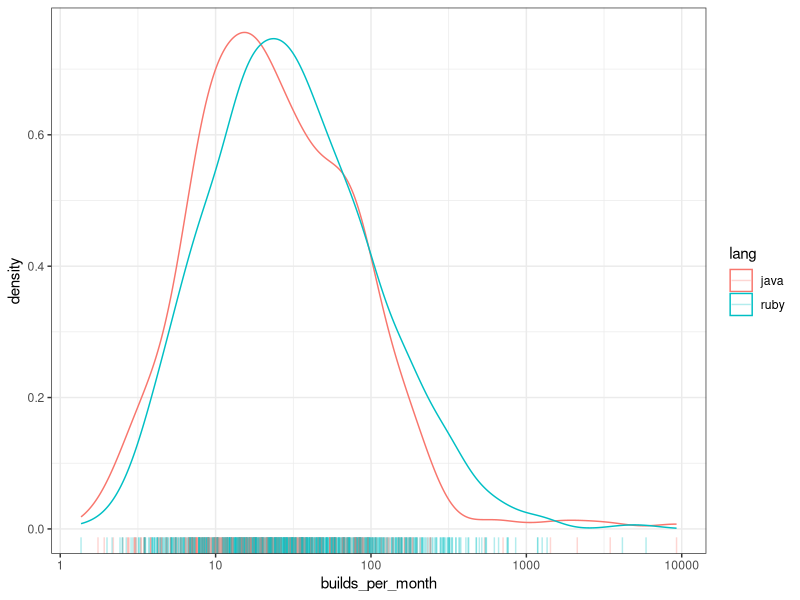
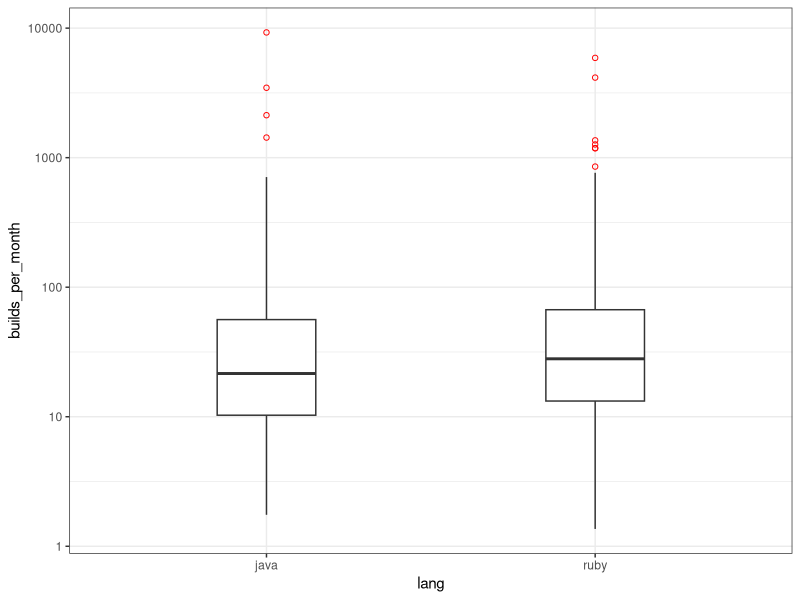
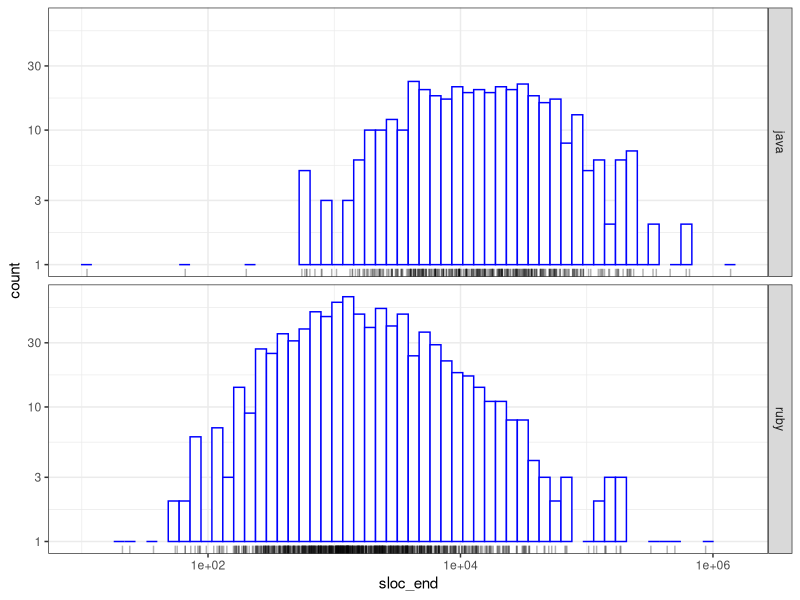
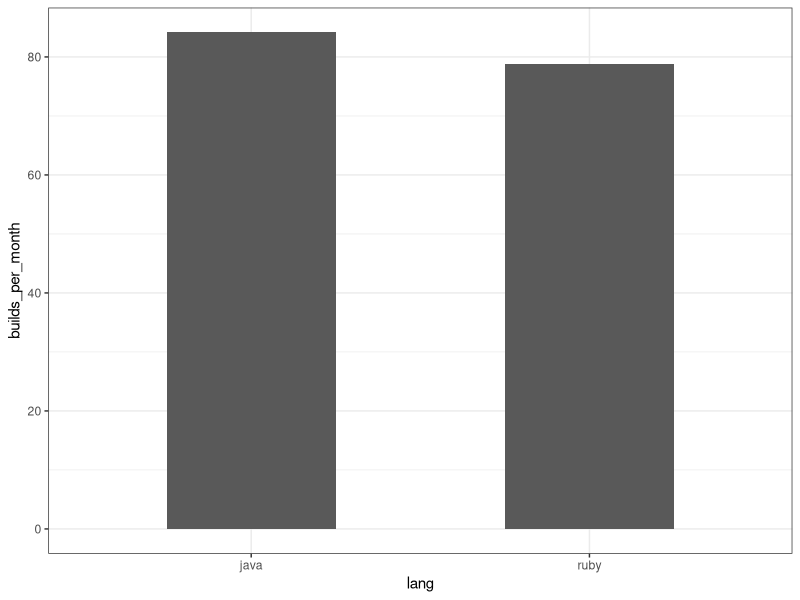
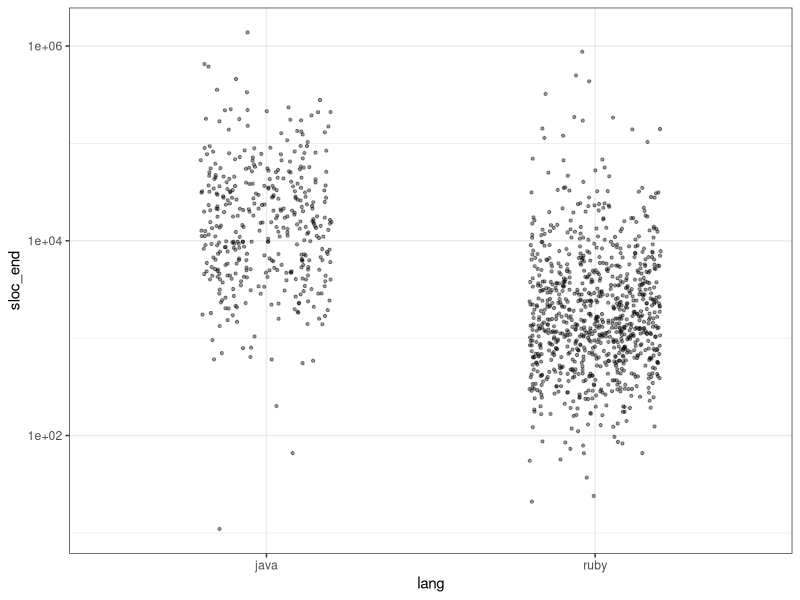
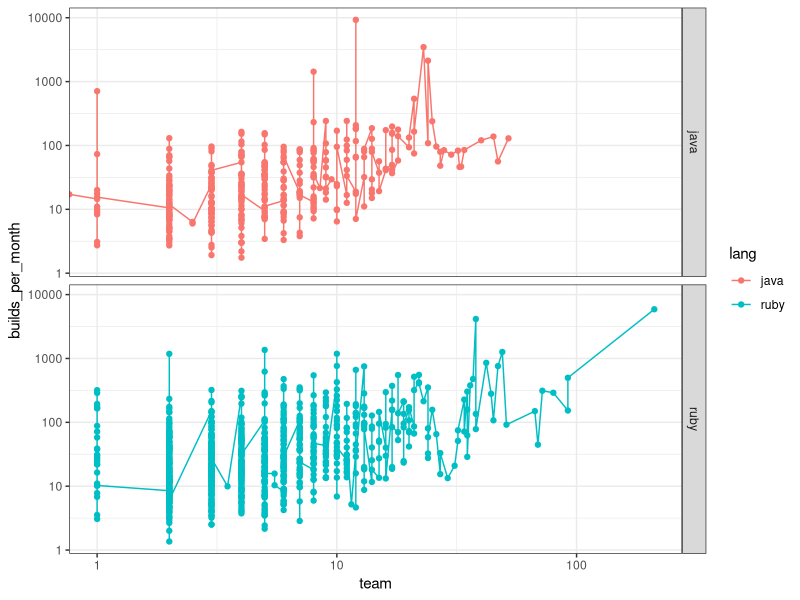
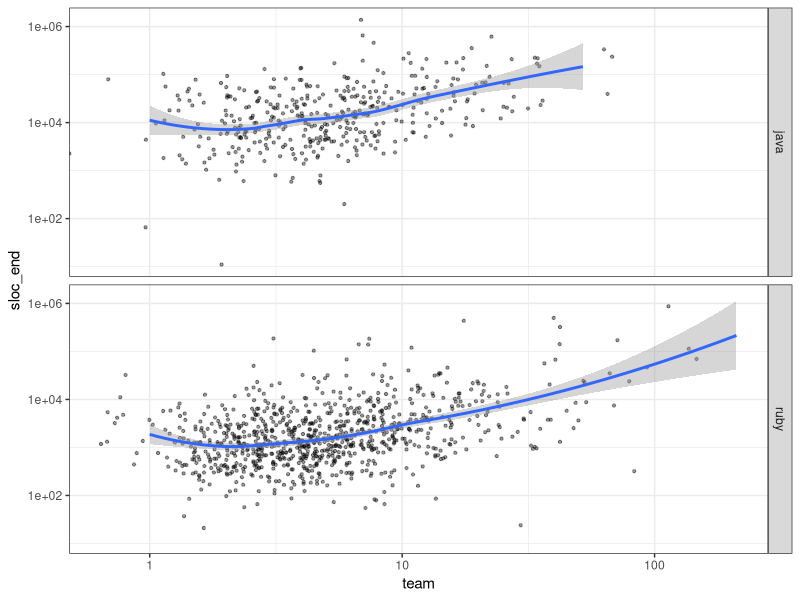
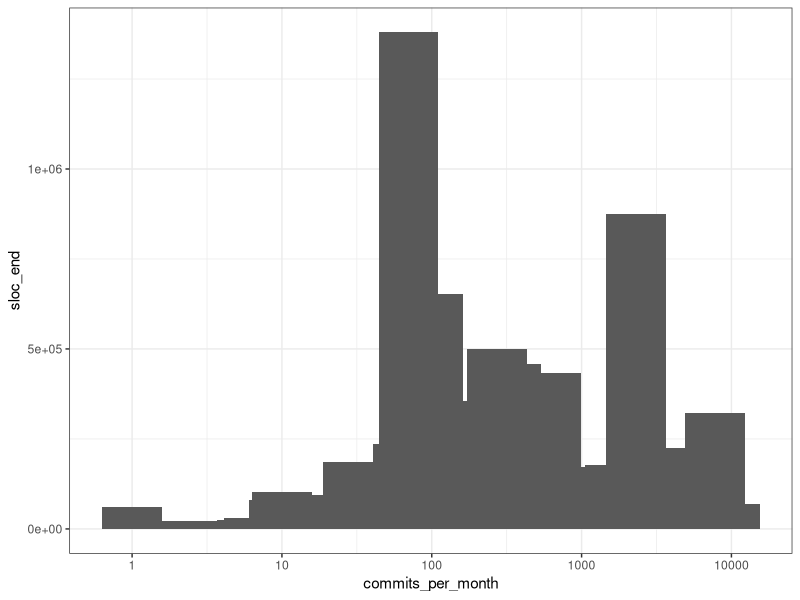

These charts were generated, in order, by the following R code:
## ---- chunk 1
library(tidyverse)
library(here)
library(knitr)
library(ggplot2)
library(dplyr)
theme_set(theme_bw())

## ---- chunk 2
checkpoint3 = read_csv(here::here("data/projetos.csv"))
## ---- chunk 3
checkpoint3 = checkpoint3 %>% 
    filter(lang != "javascript")
## ---- chunk 4
ggplot(checkpoint3, aes(x = builds_per_month, color=lang))+
    geom_density() + geom_rug(alpha = .3) + scale_x_log10()
## ---- chunk 5
  ggplot(checkpoint3, aes(x = lang, y = builds_per_month, show.legend =TRUE)) + 
  geom_boxplot(width = .3, outlier.colour = "red",  outlier.shape = 1) +
      scale_y_log10()

## ---- chunk 6

checkpoint3 %>% 
  group_by(lang) %>% 
 summarise(iqr = IQR(builds_per_month),
 media = mean(builds_per_month),
 mediana = median(builds_per_month),
 sd = sd(builds_per_month))


## ---- chunk 7
ggplot(checkpoint3, aes(sloc_end)) +
    geom_histogram(bins = 60, fill = "white", color = "blue")+
    #geom_point(aes(color=lang))+
    facet_grid(lang ~ .) +
    geom_rug(alpha = .3) +
    scale_x_log10() +
    scale_y_log10()
## ---- chunk 8
checkpoint3 %>% 
  group_by(lang) %>% 
 summarise(iqr = IQR(sloc_end),
 media = mean(sloc_end),
 mediana = median(sloc_end),
 sd = sd(sloc_end))


## ---- chunk 9
means <- aggregate(builds_per_month ~  lang, checkpoint3, mean)
ggplot(means, aes(lang, builds_per_month)) +
  geom_col(width = 0.5)
## ---- chunk 10
checkpoint3 %>% 
    ggplot(aes(x = lang, y = sloc_end)) + 
    geom_jitter(alpha = .4, width = .2, size = .8)+
    scale_y_log10()
## ---- chunk 11

ggplot(checkpoint3, aes(team, y=builds_per_month)) +
    geom_line(aes(color=lang))+
    geom_point(aes(color=lang))+
    facet_grid(lang ~ .) +
    scale_x_log10() +
    scale_y_log10()
## ---- chunk 12
checkpoint3 %>% 
    ggplot(aes(x = team, y = sloc_end)) + 
    geom_jitter(alpha = .4, width = .2, size = .8)+
    geom_smooth(method = 'loess') +
    facet_grid(lang ~ .) +
    scale_x_log10() +
    scale_y_log10()
## ---- chunk 13
#means <- aggregate(builds_per_month ~  lang, checkpoint3, mean)
ggplot(checkpoint3, aes(commits_per_month, sloc_end)) +
  geom_col(width = 0.40) +
    scale_x_log10()
## ---- chunk 14
checkpoint31 = checkpoint3 %>% 
    filter(activity_period > 12)
## ---- chunk 15

ggplot(checkpoint3, aes(activity_period, y=commits_per_month)) +
    #geom_histogram(bins = 60, fill = "white", color = "blue") +
    geom_jitter(alpha = .4, width = .2, size = .8)+
    geom_smooth(method = 'loess', span = 0.3) +
    #geom_line(aes(color=lang))+
    #geom_point(aes(color=lang))+
    facet_grid(lang ~ .) +
    #scale_x_log10() #+
    scale_y_log10()
## ---- chunk 16
  ggplot(checkpoint3, aes(x = lang, y = sloc_end, show.legend =TRUE)) + 
  geom_boxplot(width = .3, outlier.colour = "red",  outlier.shape = 1) +
      scale_y_log10()

## ---- chunk 17
checkpoint3 %>% 
  group_by(lang) %>% 
 summarise(iqr = IQR(sloc_end),
 media = mean(sloc_end),
 mediana = median(sloc_end),
 sd = sd(sloc_end))


## ---- chunk 18

ggplot(checkpoint3, aes(team, y=sloc_end)) +
    geom_line(aes(color=lang))+
    geom_point(aes(color=lang))+
    facet_grid(lang ~ .) +
    scale_x_log10() +
    scale_y_log10()
